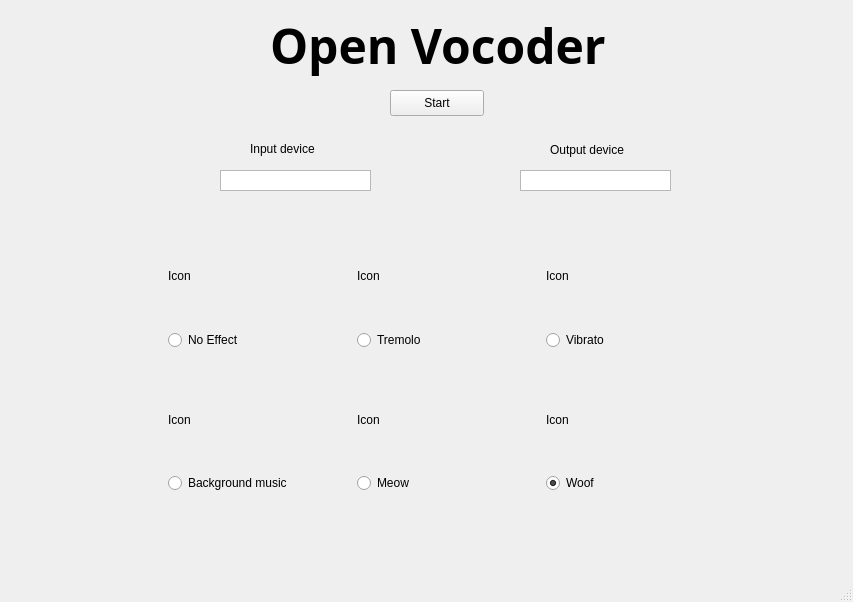
<?xml version="1.0" encoding="UTF-8"?>
<ui version="4.0">
 <class>MainWindow</class>
 <widget class="QMainWindow" name="MainWindow">
  <property name="geometry">
   <rect>
    <x>0</x>
    <y>0</y>
    <width>853</width>
    <height>602</height>
   </rect>
  </property>
  <property name="windowTitle">
   <string>MainWindow</string>
  </property>
  <widget class="QWidget" name="centralwidget">
   <widget class="QWidget" name="gridLayoutWidget">
    <property name="geometry">
     <rect>
      <x>160</x>
      <y>220</y>
      <width>561</width>
      <height>281</height>
     </rect>
    </property>
    <layout class="QGridLayout" name="gridLayout">
     <item row="0" column="0">
      <layout class="QVBoxLayout" name="verticalLayout">
       <property name="spacing">
        <number>6</number>
       </property>
       <property name="leftMargin">
        <number>8</number>
       </property>
       <property name="topMargin">
        <number>8</number>
       </property>
       <property name="rightMargin">
        <number>8</number>
       </property>
       <property name="bottomMargin">
        <number>8</number>
       </property>
       <item>
        <widget class="QLabel" name="iconLabelNoEffect">
         <property name="sizePolicy">
          <sizepolicy hsizetype="Expanding" vsizetype="Expanding">
           <horstretch>0</horstretch>
           <verstretch>0</verstretch>
          </sizepolicy>
         </property>
         <property name="text">
          <string>Icon</string>
         </property>
        </widget>
       </item>
       <item>
        <widget class="QRadioButton" name="radioButtonNoEffect">
         <property name="sizePolicy">
          <sizepolicy hsizetype="Fixed" vsizetype="Fixed">
           <horstretch>0</horstretch>
           <verstretch>0</verstretch>
          </sizepolicy>
         </property>
         <property name="text">
          <string>No Effect</string>
         </property>
         <property name="checked">
          <bool>true</bool>
         </property>
        </widget>
       </item>
      </layout>
     </item>
     <item row="0" column="1">
      <layout class="QVBoxLayout" name="verticalLayout_3">
       <property name="spacing">
        <number>6</number>
       </property>
       <property name="leftMargin">
        <number>8</number>
       </property>
       <property name="topMargin">
        <number>8</number>
       </property>
       <property name="rightMargin">
        <number>8</number>
       </property>
       <property name="bottomMargin">
        <number>8</number>
       </property>
       <item>
        <widget class="QLabel" name="iconLabelTremolo">
         <property name="sizePolicy">
          <sizepolicy hsizetype="Expanding" vsizetype="Expanding">
           <horstretch>0</horstretch>
           <verstretch>0</verstretch>
          </sizepolicy>
         </property>
         <property name="text">
          <string>Icon</string>
         </property>
        </widget>
       </item>
       <item>
        <widget class="QRadioButton" name="radioButtonTremolo">
         <property name="sizePolicy">
          <sizepolicy hsizetype="Fixed" vsizetype="Fixed">
           <horstretch>0</horstretch>
           <verstretch>0</verstretch>
          </sizepolicy>
         </property>
         <property name="text">
          <string>Tremolo</string>
         </property>
         <property name="checked">
          <bool>true</bool>
         </property>
        </widget>
       </item>
      </layout>
     </item>
     <item row="0" column="2">
      <layout class="QVBoxLayout" name="verticalLayout_4">
       <property name="spacing">
        <number>6</number>
       </property>
       <property name="leftMargin">
        <number>8</number>
       </property>
       <property name="topMargin">
        <number>8</number>
       </property>
       <property name="rightMargin">
        <number>8</number>
       </property>
       <property name="bottomMargin">
        <number>8</number>
       </property>
       <item>
        <widget class="QLabel" name="iconLabelVibrato">
         <property name="sizePolicy">
          <sizepolicy hsizetype="Expanding" vsizetype="Expanding">
           <horstretch>0</horstretch>
           <verstretch>0</verstretch>
          </sizepolicy>
         </property>
         <property name="text">
          <string>Icon</string>
         </property>
        </widget>
       </item>
       <item>
        <widget class="QRadioButton" name="radioButtonVibrato">
         <property name="sizePolicy">
          <sizepolicy hsizetype="Fixed" vsizetype="Fixed">
           <horstretch>0</horstretch>
           <verstretch>0</verstretch>
          </sizepolicy>
         </property>
         <property name="text">
          <string>Vibrato</string>
         </property>
         <property name="checked">
          <bool>true</bool>
         </property>
        </widget>
       </item>
      </layout>
     </item>
     <item row="1" column="0">
      <layout class="QVBoxLayout" name="verticalLayout_8">
       <property name="spacing">
        <number>6</number>
       </property>
       <property name="leftMargin">
        <number>8</number>
       </property>
       <property name="topMargin">
        <number>8</number>
       </property>
       <property name="rightMargin">
        <number>8</number>
       </property>
       <property name="bottomMargin">
        <number>8</number>
       </property>
       <item>
        <widget class="QLabel" name="iconLabelApplyFile">
         <property name="sizePolicy">
          <sizepolicy hsizetype="Expanding" vsizetype="Expanding">
           <horstretch>0</horstretch>
           <verstretch>0</verstretch>
          </sizepolicy>
         </property>
         <property name="text">
          <string>Icon</string>
         </property>
        </widget>
       </item>
       <item>
        <widget class="QRadioButton" name="radioButtonApplyFile">
         <property name="sizePolicy">
          <sizepolicy hsizetype="Fixed" vsizetype="Fixed">
           <horstretch>0</horstretch>
           <verstretch>0</verstretch>
          </sizepolicy>
         </property>
         <property name="text">
          <string>Background music</string>
         </property>
         <property name="checked">
          <bool>true</bool>
         </property>
        </widget>
       </item>
      </layout>
     </item>
     <item row="1" column="1">
      <layout class="QVBoxLayout" name="verticalLayout_9">
       <property name="spacing">
        <number>6</number>
       </property>
       <property name="leftMargin">
        <number>8</number>
       </property>
       <property name="topMargin">
        <number>8</number>
       </property>
       <property name="rightMargin">
        <number>8</number>
       </property>
       <property name="bottomMargin">
        <number>8</number>
       </property>
       <item>
        <widget class="QLabel" name="iconLabelLowPassFilter">
         <property name="sizePolicy">
          <sizepolicy hsizetype="Expanding" vsizetype="Expanding">
           <horstretch>0</horstretch>
           <verstretch>0</verstretch>
          </sizepolicy>
         </property>
         <property name="text">
          <string>Icon</string>
         </property>
        </widget>
       </item>
       <item>
        <widget class="QRadioButton" name="radioButtonLowPassFilter">
         <property name="sizePolicy">
          <sizepolicy hsizetype="Fixed" vsizetype="Fixed">
           <horstretch>0</horstretch>
           <verstretch>0</verstretch>
          </sizepolicy>
         </property>
         <property name="text">
          <string>Meow</string>
         </property>
         <property name="checked">
          <bool>true</bool>
         </property>
        </widget>
       </item>
      </layout>
     </item>
     <item row="1" column="2">
      <layout class="QVBoxLayout" name="verticalLayout_10">
       <property name="spacing">
        <number>6</number>
       </property>
       <property name="leftMargin">
        <number>8</number>
       </property>
       <property name="topMargin">
        <number>8</number>
       </property>
       <property name="rightMargin">
        <number>8</number>
       </property>
       <property name="bottomMargin">
        <number>8</number>
       </property>
       <item>
        <widget class="QLabel" name="iconLabelHighPassFilter">
         <property name="sizePolicy">
          <sizepolicy hsizetype="Expanding" vsizetype="Expanding">
           <horstretch>0</horstretch>
           <verstretch>0</verstretch>
          </sizepolicy>
         </property>
         <property name="text">
          <string>Icon</string>
         </property>
        </widget>
       </item>
       <item>
        <widget class="QRadioButton" name="radioButtonHighPassFilter">
         <property name="sizePolicy">
          <sizepolicy hsizetype="Fixed" vsizetype="Fixed">
           <horstretch>0</horstretch>
           <verstretch>0</verstretch>
          </sizepolicy>
         </property>
         <property name="text">
          <string>Woof</string>
         </property>
         <property name="checked">
          <bool>true</bool>
         </property>
        </widget>
       </item>
      </layout>
     </item>
    </layout>
   </widget>
   <widget class="QLabel" name="labelMainApp">
    <property name="geometry">
     <rect>
      <x>270</x>
      <y>10</y>
      <width>351</width>
      <height>71</height>
     </rect>
    </property>
    <property name="font">
     <font>
      <family>Segoe Print</family>
      <pointsize>36</pointsize>
      <bold>true</bold>
     </font>
    </property>
    <property name="text">
     <string>Open Vocoder</string>
    </property>
   </widget>
   <widget class="QListView" name="inputListView">
    <property name="geometry">
     <rect>
      <x>220</x>
      <y>170</y>
      <width>151</width>
      <height>21</height>
     </rect>
    </property>
   </widget>
   <widget class="QLabel" name="labelInputDevice">
    <property name="geometry">
     <rect>
      <x>250</x>
      <y>140</y>
      <width>81</width>
      <height>18</height>
     </rect>
    </property>
    <property name="text">
     <string>Input device</string>
    </property>
   </widget>
   <widget class="QListView" name="outputListView">
    <property name="geometry">
     <rect>
      <x>520</x>
      <y>170</y>
      <width>151</width>
      <height>21</height>
     </rect>
    </property>
   </widget>
   <widget class="QLabel" name="labelOutputDevice">
    <property name="geometry">
     <rect>
      <x>550</x>
      <y>140</y>
      <width>101</width>
      <height>20</height>
     </rect>
    </property>
    <property name="text">
     <string>Output device</string>
    </property>
   </widget>
   <widget class="QPushButton" name="toggleStartButton">
    <property name="geometry">
     <rect>
      <x>390</x>
      <y>90</y>
      <width>94</width>
      <height>26</height>
     </rect>
    </property>
    <property name="text">
     <string>Start</string>
    </property>
   </widget>
  </widget>
  <widget class="QMenuBar" name="menubar">
   <property name="geometry">
    <rect>
     <x>0</x>
     <y>0</y>
     <width>853</width>
     <height>23</height>
    </rect>
   </property>
  </widget>
  <widget class="QStatusBar" name="statusbar"/>
 </widget>
 <resources/>
 <connections/>
</ui>
